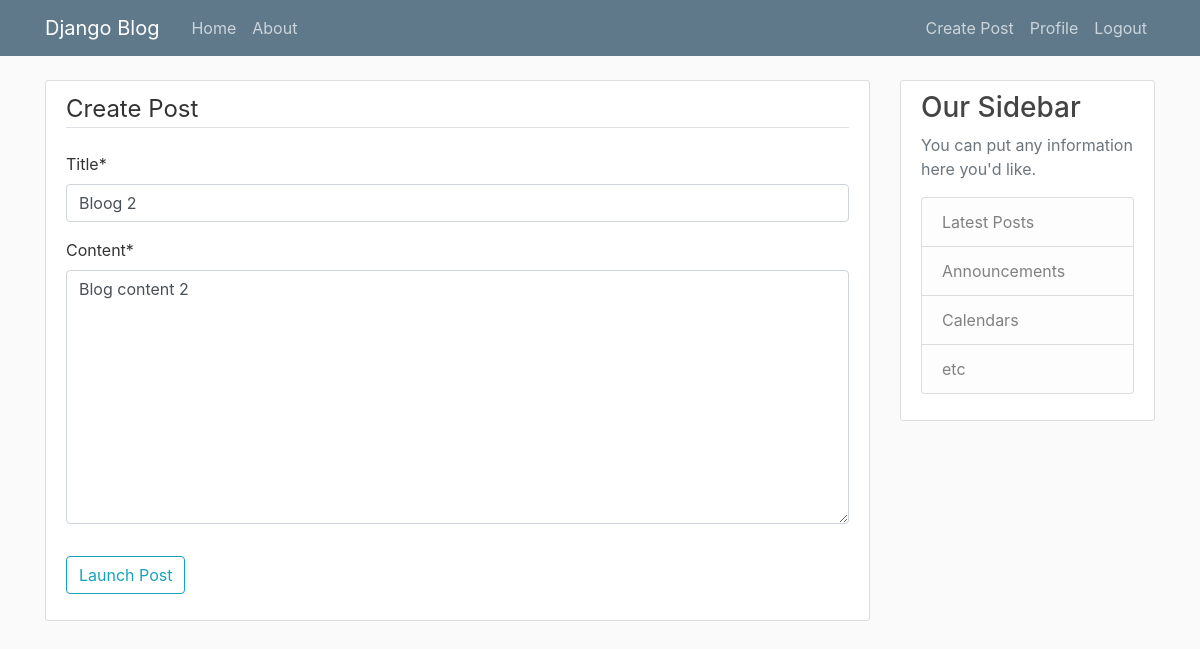
The page /post/2/update (signed in) on the database as committed earlier.
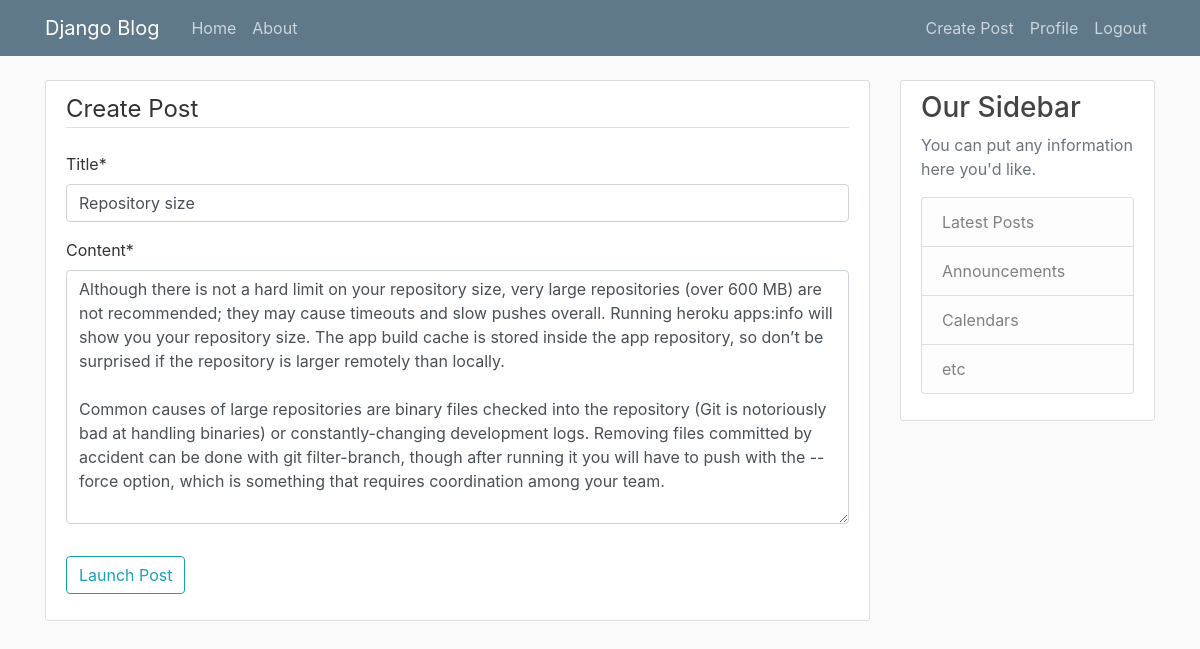
The same page on the database as committed later.
### blog/models.py (models this page shows, shortened)
class Post(models.Model):
    title = models.CharField(max_length=100)
    content = models.TextField()
    date_posted = models.DateTimeField(default=timezone.now)
    author = models.ForeignKey(User, on_delete=models.CASCADE)

### blog/views.py (the view, shortened to what this page needs)
# urls.py: path('post/<int:pk>/update', PostUpdateView.as_view(), name='post-update'),  # class based update view
class PostUpdateView(LoginRequiredMixin, UserPassesTestMixin, UpdateView):
    model = Post
    fields = ['title', 'content']
    def test_func(self):
        post = self.get_object()
        if self.request.user == post.author:
            return True
        return False

### blog/templates/blog/post_form.html (shortened to what this page needs)
{% extends "blog/base.html" %}
{% load crispy_forms_tags %}
{% block content %}
    <div class="content-section">
        <form method="post">
            <fieldset class="form-group">
                <legend class="border-bottom mb-4">Create Post</legend>
                {{ form|crispy }}
            </fieldset>
            <div class="form-group">
                <button class="btn btn-outline-info" type="submit">Launch Post</button>
            </div>
        </form>
    </div>
{% endblock content %}

Rows that differ between the two databases and show on the page:
changed Post: title "Bloog 2" → "Repository size"; content "Blog content 2" → "Although there is not a hard limit on your repository size, very large repositories (over 600 MB) are not recommended; they may cause timeouts and slow pushes overall. Running heroku apps:info will show you your repository size. The app build cache is stored inside the app repository, so don’t be surprised if the repository is larger remotely than locally. Common causes of large repositories are binary files checked into the repository (Git is notoriously bad at handling binaries) or constantly-changing development logs. Removing files committed by accident can be done with git filter-branch, though after running it you will have to push with the --force option, which is something that…"
